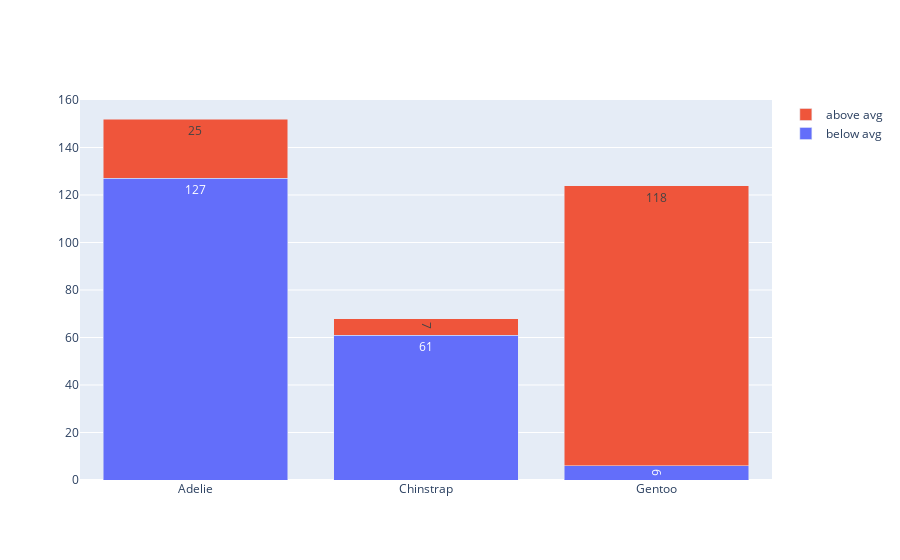

This figure's notebook cell:
### Markdown cell above
Consider we find a penguin that is **below average weight**:

### Code cell
above_avg_counts = df[['species', 'above_average_weight']].groupby('species').sum()
species_counts   = df.species.value_counts()
leftover         = above_avg_counts.apply(lambda s: species_counts[s.name] - s, axis=1)

fig = go.Figure()
fig.add_trace(go.Bar(x=above_avg_counts.index, y=leftover.values.squeeze(), text=leftover.values.squeeze(), name='below avg'))
fig.add_trace(go.Bar(x=above_avg_counts.index, y=above_avg_counts.values.squeeze(), text=above_avg_counts.values.squeeze(), name='above avg'))
fig.update_layout(barmode='stack')
fig

### Figure 1 — Plotly figure (JSON) as saved in the notebook; plotly's stock layout.template omitted (floating-point values rounded to 4 significant figures)
{"data": [{"name": "below avg", "text": [127, 61, 6], "type": "bar", "x": ["Adelie", "Chinstrap", "Gentoo"], "y": [127, 61, 6]}, {"name": "above avg", "text": [25, 7, 118], "type": "bar", "x": ["Adelie", "Chinstrap", "Gentoo"], "y": [25, 7, 118]}], "layout": {"barmode": "stack"}}
